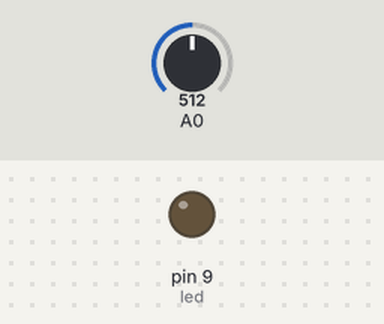
Recording of a sketch running on a simulated Arduino Uno, built with avr-gcc and run on an emulated ATmega328P. Parts: output pins drawn as LEDs (lit = HIGH). Dashed ring = blinking. Inputs (shaded band) come from the test bench; at power-on: A0 = 512.

Above: at 1.1 s.
At 2.9 s:
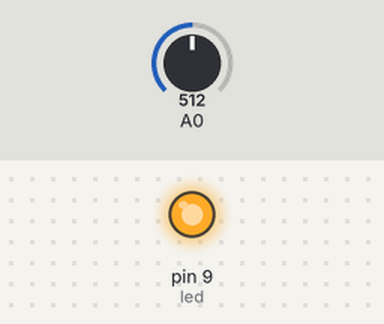
3.0 s: A0 set to 122
6.5 s: A0 set to 0
At 6.95 s:
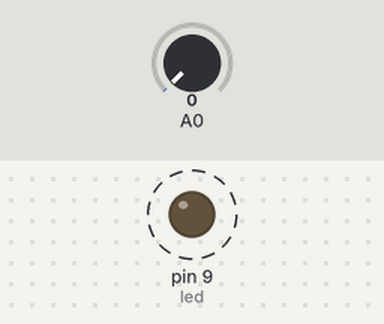
Timing chart, 0 to 16.0 s (numbered marks = the images above; inputs shaded):
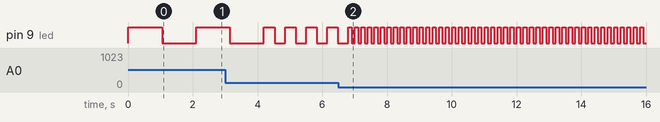

The sketch:

oneled_bientro.ino
```cpp
// điều khiển tốc độ nháy led = biến trở
int led = 9;
void setup()
{
  pinMode(led, OUTPUT);
}
void loop()
{
  int inputvalue = analogRead(A0);
  int x = map(inputvalue, 0, 1023, 100, 2000);
  digitalWrite(led, HIGH);
  delay(x);
  digitalWrite(led, LOW);
  delay(x);
}

// điều khiển sáng tối led bằng biến trở
//  int led = 9;  //chân sung
//  void setup(){
//    pinMode(led,OUTPUT);
//  }
//  void loop(){
//    int inputval = analogRead(A0);
//    int x = map(inputval,0,1023,0,255);
//    analogWrite(led,x);
//  }

// chân âm chân A0 chân 5v
```

Measured:
- after the input at 6.5 s, pin 9 (led): alternates HIGH for 0.10 s and LOW for 0.10 s, starting after 0.41 s
- by itself, pin 9 (led): repeats every 0.65 s: HIGH 0.33 s, LOW 0.33 s
